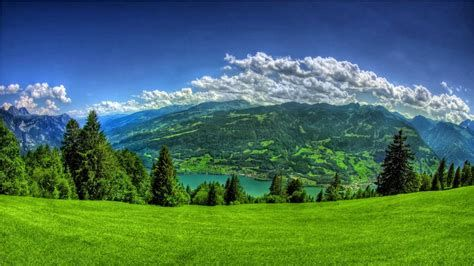
#> input picture Pengolahan Citra Dasar/Gambar.jpg, 474 x 266 px, found by its file name
$ python 6.Cropping_Citra.py
#> lines starting #> are read from the running program, lines starting #| are printed output that depends on the picture
import cv2 as cv
#Kuciyose Gambar
citra = cv.imread("D:/ideapadGAMING/Download/Gambar.jpg")
#> citra is the input picture: shape (266, 474, 3); mean B, G, R 92.2, 112.5, 72.6
cv.imshow("Citra Awal", citra) #Menampilkan gambar

#CROPPING
kepala_capy = citra[40:220, 250:500]
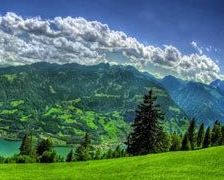
#> kepala_capy: shape (180, 224, 3); mean B, G, R 104.4, 116.7, 80.7
cv.imshow("Kepala Capy", kepala_capy)
cv.waitKey(0)
